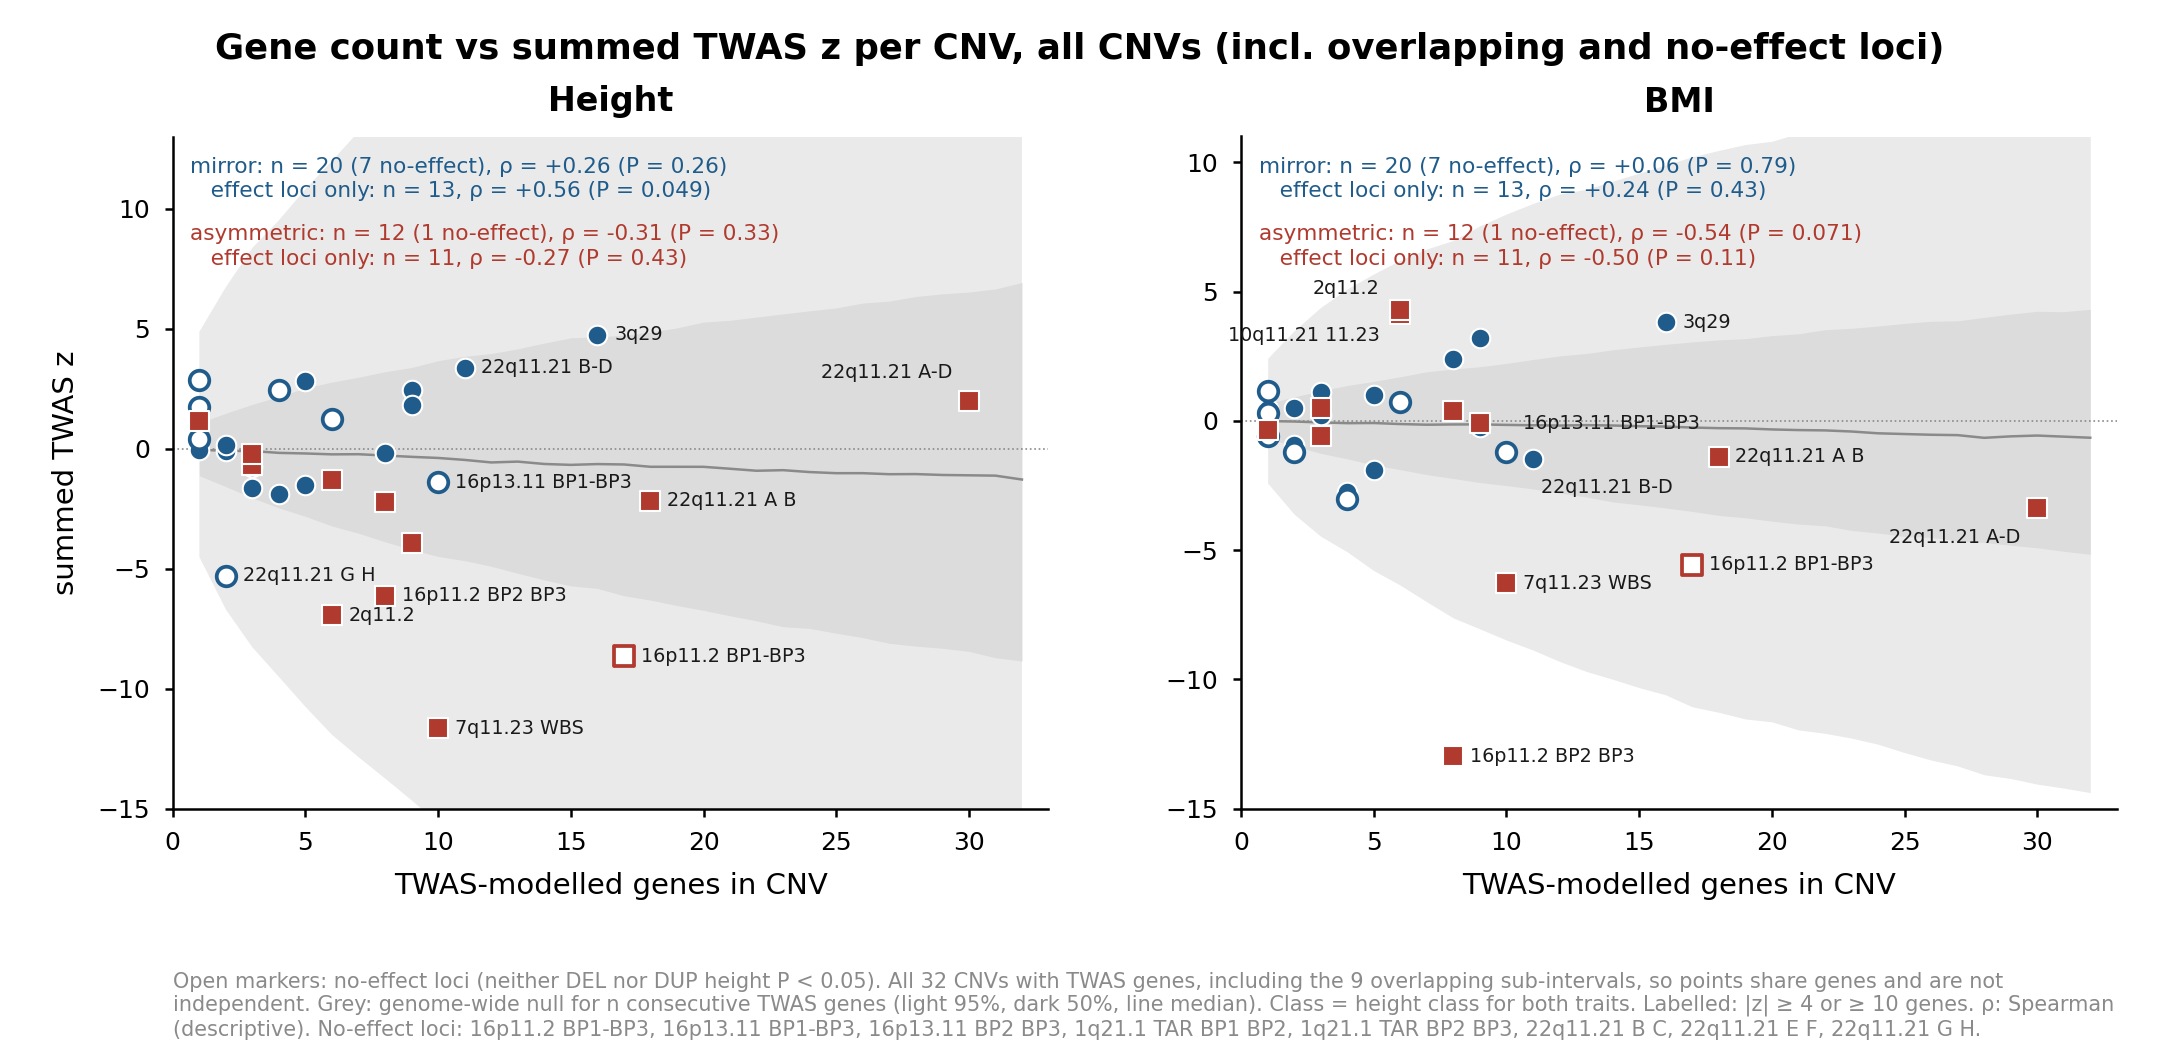

Python code for this plot:
# All-CNV version of fig_genecount_vs_summed_z.py (MS 2026-11-07): every CNV in twas_per_cnv_sign_test.csv (32), i.e. the 23 of the
# non-overlapping set plus the 9 overlapping sub-intervals (16p11.2 BP2-BP3, 1q21.1 TAR BP1-BP2 / BP2-BP3, 16p13.11 BP1-BP2 / BP2-BP3,
# 22q11.21 A-B / B-C / C-D / B-D). Not here: 15q13.3 CHRNA7 and 2q13 (not in the per-CNV TWAS table).
# No-effect loci (neither DEL nor DUP height P < 0.05) drawn as open markers. Overlapping CNVs share genes, so points are not independent.
# Gene count / summed z: contiguous run of TWAS30 genes spanning the CNV's genes, z = mean over panels (as panel A); checked against
# twas_class_strip_points_all.csv for height. Class = height class for both traits. Grey band: genome-wide null as before.
# Outputs: fig_genecount_vs_summed_z_all.{png,pdf}, genecount_vs_summed_z_all_points.csv, genecount_vs_summed_z_all_stats.csv
import os, numpy as np, pandas as pd, matplotlib
from scipy import stats
matplotlib.use("Agg"); import matplotlib.pyplot as plt
HERE = os.path.dirname(os.path.abspath(__file__)); CONC = os.path.dirname(HERE); ROOT = os.path.dirname(os.path.dirname(CONC))
chrnum = lambda c: int(str(c).replace("chr", "").replace("X", "23"))
genes = pd.read_csv(ROOT + "/pathway_analysis/Final/cnv_genes_annotated.csv")
H = pd.read_csv(CONC + "/twas_per_cnv_sign_test.csv"); H = H[H.trait == "height"].set_index("CNV_ID")
noeff = (H.DEL_p >= .05) & (H.DUP_p >= .05)
DROP = ["16p11.2_BP2_BP3", "1q21.1_TAR_BP1_BP2", "1q21.1_TAR_BP2_BP3", "16p13.11_BP1_BP2", "16p13.11_BP2_BP3",
        "22q11.21_A_B", "22q11.21_B_C", "22q11.21_C_D", "22q11.21_B-D"]
NMAX = 32; band, pts, rows = {}, [], []
for tr in ["Height", "BMI"]:
    tw = pd.read_csv(CONC + f"/twas30/{tr.lower()}.txt", sep=r"\s+")
    g = tw.groupby("GENE").agg(z=("TWAS.Z", "mean"), chr=("CHR", "first"), pos=("TxS", "first")).reset_index()
    g["c"] = g["chr"].map(chrnum); g = g.sort_values(["c", "pos"]).reset_index(drop=True); z = g.z.values; N = len(z); pos_of = dict(zip(g.GENE, g.index))
    cs = np.concatenate([[0], np.cumsum(np.concatenate([z, z]))]); ns = np.arange(1, NMAX + 1)
    Q = np.array([np.percentile(cs[np.arange(N) + n] - cs[np.arange(N)], [2.5, 25, 50, 75, 97.5]) for n in ns]); band[tr] = (ns, Q)
    for cid, sub in genes.groupby("CNV_ID"):
        if cid not in H.index: continue
        ix = sorted(pos_of[x] for x in sub.Gene if x in pos_of)
        if not ix: continue
        L = ix[-1] - ix[0] + 1
        pts.append(dict(trait=tr, CNV_ID=cid, cls=H.loc[cid, "cls"], n_genes_twas=L, z=cs[ix[0] + L] - cs[ix[0]], no_effect=bool(noeff[cid]), overlapping=cid in DROP))
P = pd.DataFrame(pts)
ref = pd.read_csv(CONC + "/twas_class_strip_points_all.csv").set_index("CNV_ID"); ph = P[P.trait == "Height"].set_index("CNV_ID")
assert np.allclose(ph.z, ref.summed_z.reindex(ph.index)) and (ph.n_genes_twas == ref.n_genes.reindex(ph.index)).all(), "height does not match twas_class_strip_points_all.csv"
P.to_csv(HERE + "/genecount_vs_summed_z_all_points.csv", index=False)
for tr in ["Height", "BMI"]:
    for grp in ["mirror", "asymmetric"]:
        for lab, s in [("all", P[(P.trait == tr) & (P.cls == grp)]), ("effect loci only", P[(P.trait == tr) & (P.cls == grp) & ~P.no_effect])]:
            r, p = stats.spearmanr(s.n_genes_twas, s.z)
            rows.append(dict(trait=tr, cls=grp, set=lab, n_cnv=len(s), n_no_effect=int(s.no_effect.sum()), median_genes=s.n_genes_twas.median(),
                             mean_z=s.z.mean(), spearman_rho_genes_vs_z=r, p_asymptotic=p))
R = pd.DataFrame(rows); R.to_csv(HERE + "/genecount_vs_summed_z_all_stats.csv", index=False); print(R.round(3).to_string(index=False))
print("no-effect loci:", ", ".join(sorted(noeff[noeff].index)))

INK = '#1a1a1a'; GREY = '#8a8a8a'; LIGHT = '#dcdcdc'; RED = '#b03a2e'; BLUE = '#1f5c8b'
plt.rcParams.update({"font.family": "DejaVu Sans", "axes.linewidth": .6, "xtick.major.width": .6, "ytick.major.width": .6})
fig, axs = plt.subplots(1, 2, figsize=(7.2, 3.5), gridspec_kw=dict(wspace=.22)); fig.subplots_adjust(left=.08, right=.98, top=.87, bottom=.23)
for ax, tr in zip(axs, ["Height", "BMI"]):
    ns, Q = band[tr]
    ax.fill_between(ns, Q[:, 0], Q[:, 4], color=LIGHT, alpha=.6, lw=0, zorder=1); ax.fill_between(ns, Q[:, 1], Q[:, 3], color=LIGHT, lw=0, zorder=1)
    ax.plot(ns, Q[:, 2], color=GREY, lw=.6, zorder=2); ax.axhline(0, color=GREY, lw=.4, ls=":", zorder=1)
    p = P[P.trait == tr]
    for k, (grp, c, mk) in enumerate([("mirror", BLUE, "o"), ("asymmetric", RED, "s")]):
        s = p[p.cls == grp]; e, ne = s[~s.no_effect], s[s.no_effect]
        ax.scatter(e.n_genes_twas, e.z, s=22, color=c, marker=mk, edgecolor="white", lw=.5, zorder=4)
        ax.scatter(ne.n_genes_twas, ne.z, s=22, facecolor="white", edgecolor=c, marker=mk, lw=.9, zorder=4)
        st = R[(R.trait == tr) & (R.cls == grp) & (R.set == "all")].iloc[0]; st2 = R[(R.trait == tr) & (R.cls == grp) & (R.set == "effect loci only")].iloc[0]
        ax.text(.02, .97 - .1 * k, f"{grp}: n = {st.n_cnv} ({st.n_no_effect} no-effect), ρ = {st.spearman_rho_genes_vs_z:+.2f} (P = {st.p_asymptotic:.2g})\n"
                f"   effect loci only: n = {st2.n_cnv}, ρ = {st2.spearman_rho_genes_vs_z:+.2f} (P = {st2.p_asymptotic:.2g})",
                transform=ax.transAxes, size=5.2, color=c, va="top", linespacing=1.3)
    for _, r in p[(p.z.abs() >= 4) | (p.n_genes_twas >= 10)].iterrows():
        off = {("BMI", "2q11.2"): (-5, 5), ("BMI", "10q11.21_11.23"): (-5, -5), ("Height", "22q11.21_A-D"): (-4, 7), ("BMI", "22q11.21_A-D"): (-4, -7), ("BMI", "16p13.11_BP1-BP3"): (4, 7), ("BMI", "22q11.21_B-D"): (2, -7)}.get((tr, r.CNV_ID), (4, 0))
        ax.annotate(r.CNV_ID.replace("_", " "), (r.n_genes_twas, r.z), xytext=off, textcoords="offset points", size=4.6, color=INK, va="center", ha="right" if off[0] < 0 else "left")
    ax.set_xlim(0, NMAX + 1); ax.set_ylim(*{"Height": (-15, 13), "BMI": (-15, 11)}[tr]); ax.set_title(tr, size=8, weight="bold"); ax.set_xlabel("TWAS-modelled genes in CNV", size=7)
    ax.tick_params(labelsize=6, length=2); ax.spines[["top", "right"]].set_visible(False)
axs[0].set_ylabel("summed TWAS z", size=7)
fig.suptitle("Gene count vs summed TWAS z per CNV, all CNVs (incl. overlapping and no-effect loci)", size=8.5, weight="bold", y=.97)
import textwrap
fig.text(.08, .01, textwrap.fill("Open markers: no-effect loci (neither DEL nor DUP height P < 0.05). All 32 CNVs with TWAS genes, including the 9 overlapping sub-intervals, so points share genes and "
         "are not independent. Grey: genome-wide null for n consecutive TWAS genes (light 95%, dark 50%, line median). Class = height class for both traits. "
         "Labelled: |z| ≥ 4 or ≥ 10 genes. ρ: Spearman (descriptive). No-effect loci: " + ", ".join(sorted(x.replace("_", " ") for x in noeff[noeff].index)) + ".", 185), size=5, color=GREY, va="bottom")
fig.savefig(HERE + "/fig_genecount_vs_summed_z_all.png", dpi=300); fig.savefig(HERE + "/fig_genecount_vs_summed_z_all.pdf")
